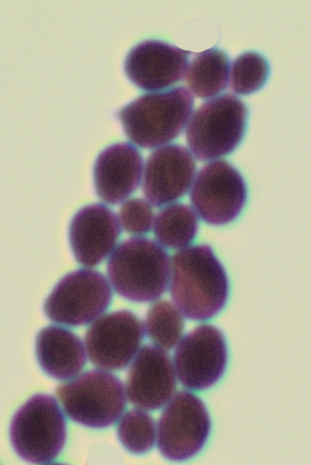
#> input picture miniproject/dataset/png/Candida.albicans_0004.png, 311 x 465 px
$ jupyter execute preproces_watershed_alone.ipynb   (older library calls are emulated)
#> lines starting #> are read from the running program, lines starting #| are printed output that depends on the picture; after the words box and inside, x2 and y2 are one past the last pixel; in counts of white or black regions, pixels touching at a corner belong together
[cell 1]
import matplotlib.pyplot as plt
import numpy as np
import cv2

[cell 2]
image_name = "./dataset/png/Candida.albicans_0004.png"
image = cv2.cvtColor(cv2.imread(image_name), cv2.COLOR_BGR2RGB)
plt.imshow(image)

Trivial binarization

[cell 3]
gray_image = cv2.cvtColor(image, cv2.COLOR_RGB2GRAY)
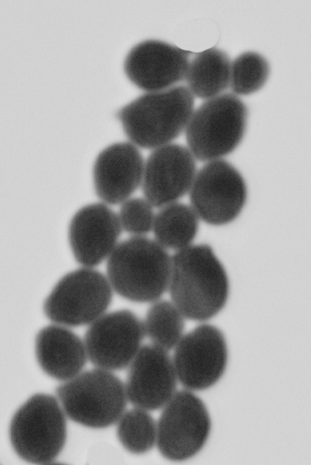
#> gray_image: shape (465, 311); min 35, max 221, mean 153.5
gray_image = cv2.GaussianBlur(gray_image, (5,5), 0)
_, binarized_image = cv2.threshold(gray_image, 0, 255, cv2.THRESH_BINARY_INV + cv2.THRESH_OTSU)
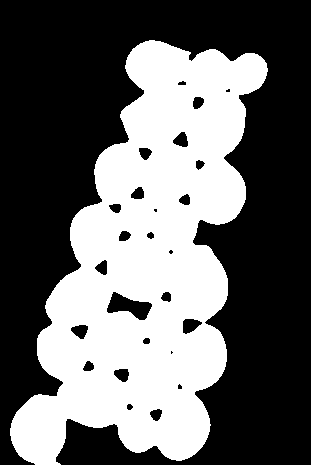
#> binarized_image: shape (465, 311); 40.2% white; 1 white region, box (x1, y1, x2, y2) and area: (10, 40, 268, 465) 58146
plt.imshow(binarized_image, cmap='gray', vmin=0, vmax=255)

[cell 4]
dist_transform = cv2.distanceTransform(binarized_image, cv2.DIST_L2, 3, dstType=cv2.CV_8U)
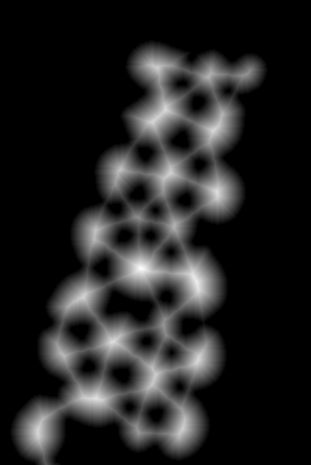
#> dist_transform: shape (465, 311) float32; min 0, max 32.38, mean 4.3; drawn with min black and max white
cv2.normalize(dist_transform, dist_transform, 0, 255, cv2.NORM_MINMAX)
plt.imshow(dist_transform, cmap='gray', vmin=0, vmax=255)

[cell 5]
_, dist = cv2.threshold(dist_transform, 100, 255, cv2.THRESH_BINARY)
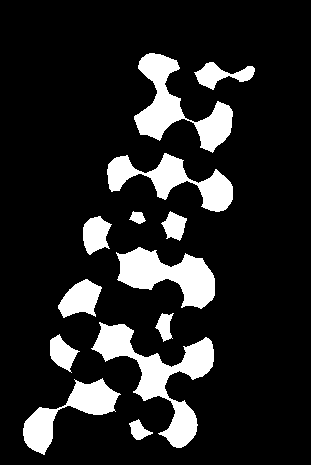
#> dist: shape (465, 311) float32; 14.6% white; 13 white regions, largest, box (x1, y1, x2, y2) and area: (91, 322, 214, 448) 4532, (134, 53, 233, 153) 3587, (116, 247, 215, 309) 3259

plt.imshow(dist, cmap='gray', vmin=0, vmax=255)

[cell 6]
# Create the CV_8U version of the distance image
# It is needed for findContours()
dist_8u = dist.astype('uint8')
#> dist_8u: shape (465, 311); 14.6% white; 13 white regions
# Find total markers
contours, _ = cv2.findContours(dist_8u, cv2.RETR_EXTERNAL, cv2.CHAIN_APPROX_SIMPLE)
#> contours = 13 contours; largest, box (x1, y1, x2, y2) and area: (91, 322, 214, 448) 4270, (134, 53, 233, 153) 3395, (116, 247, 215, 309) 3115, (107, 153, 233, 212) 2684, (23, 378, 121, 455) 2317
# Create the marker image for the watershed algorithm
markers = np.zeros(dist.shape, dtype=np.int32)
# Draw the foreground markers
for i in range(len(contours)):
    cv2.drawContours(markers, contours, i, (i+1), -1)
#> this loop made 13 passes
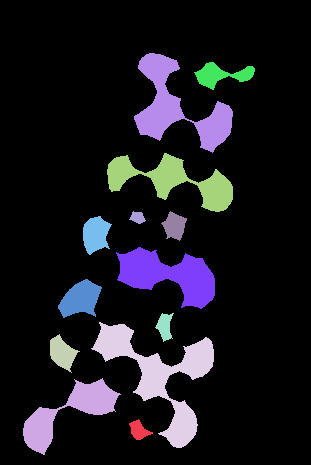
#> markers: shape (465, 311) int32; 14 distinct labels, from 0 to 13; one colour per label, 0 black
# Draw the background marker
cv2.circle(markers, (5,5), 3, (255,255,255), -1)
#> markers: shape (465, 311) int32; 15 distinct labels, from 0 to 255
markers_8u = (markers * 10).astype('uint8')
plt.imshow(markers_8u, cmap='gray', vmin=0, vmax=255)

[cell 7]
from random import randint

# Perform the watershed algorithm
watershed_result = cv2.watershed(image, markers)
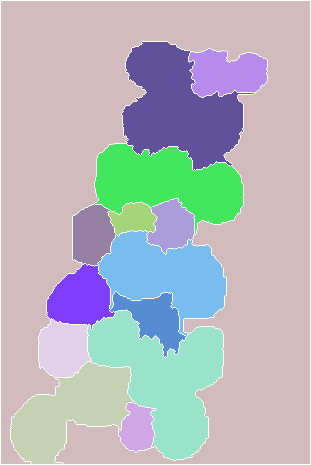
#> watershed_result: shape (465, 311) int32; 15 distinct labels, from -1 to 255; one colour per label, 0 black, -1 white
#mark = np.zeros(markers.shape, dtype=np.uint8)
mark = markers.astype('uint8')
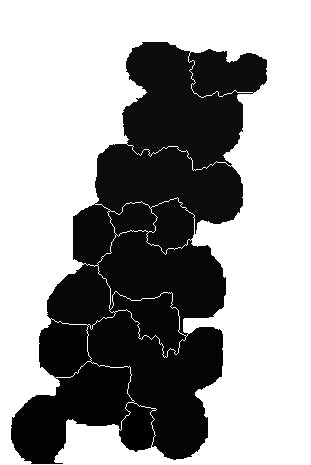
#> mark: shape (465, 311); min 1, max 255, mean 155.4
mark = cv2.bitwise_not(mark)
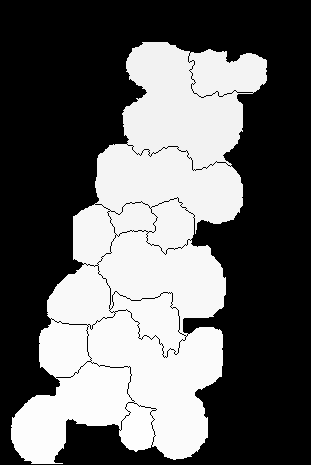
#> mark: shape (465, 311); min 0, max 254, mean 99.6
# uncomment this if you want to see how the mark
# image looks like at that point
#cv2.imshow('Markers_v2', mark)
# Generate random colors
colors = []
for contour in contours:
    colors.append((randint(0,256), randint(0,256), randint(0,256)))
#> after the loop, colors = [(197, 215, 20), (132, 248, 207), (155, 244, 183), (111, 71, 144), (71, 48, 128), (75, 158, 50), (37, 169, 241), (51, 181, 222), (161, 104, 244), (226, 133, 31), (7, 47, 204), (0, 252, 170), (124, 166, 32)]
# Create the result image
dst = np.zeros((markers.shape[0], markers.shape[1], 3), dtype=np.uint8)
# Fill labeled objects with random colors
for i in range(markers.shape[0]):
    for j in range(markers.shape[1]):
        index = markers[i,j]
        if index > 0 and index <= len(contours):
            dst[i,j,:] = colors[index-1]
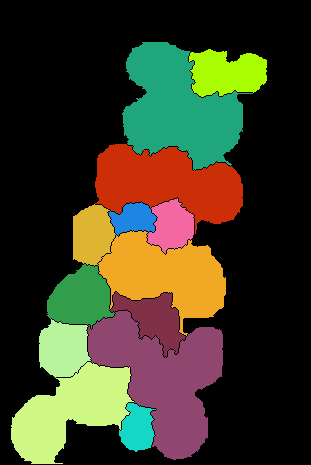
#> dst: shape (465, 311, 3); mean of channels 0, 1, 2 35.7, 58, 60.8; drawn as B, G, R

# Visualize the final image
plt.imshow(dst)

[cell 8]
result_image = image.copy()
result_image[watershed_result == -1] = [255,0,0]
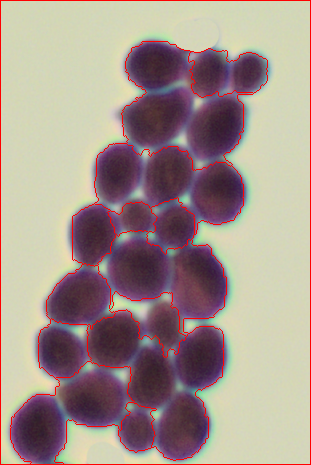
#> result_image: shape (465, 311, 3); mean R, G, B 163.7, 147.1, 140.3
plt.imshow(result_image)

$ run again, with miniproject/dataset/png/Candida.albicans_0008.png copied over miniproject/dataset/png/Candida.albicans_0004.png
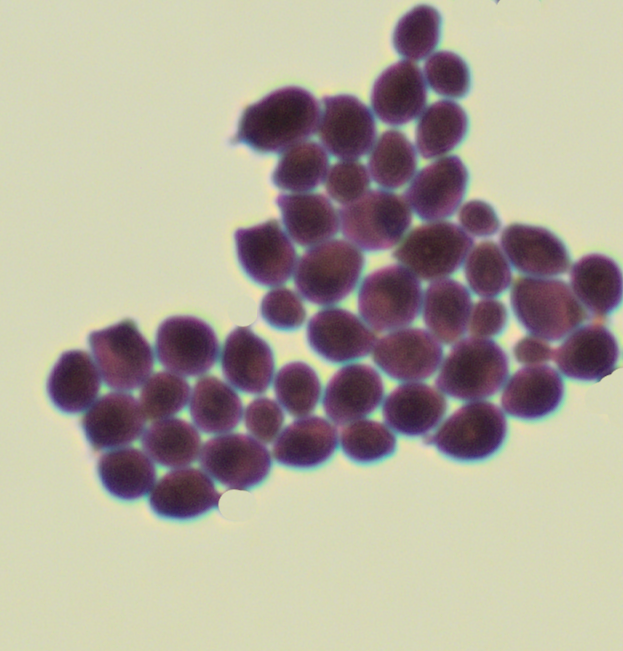
#> input picture miniproject/dataset/png/Candida.albicans_0008.png, 623 x 651 px
#> binarized_image: shape (651, 623); 31.4% white; 1 white region, box (x1, y1, x2, y2) and area: (48, 5, 623, 519) 127422
#> dist: shape (651, 623) float32; 12.4% white; 25 white regions (4 under 20 px), largest, box (x1, y1, x2, y2) and area: (249, 100, 619, 398) 26991, (61, 329, 210, 487) 8074, (281, 374, 383, 455) 2805
#> dist_8u: shape (651, 623); 12.4% white; 25 white regions (4 under 20 px)
#> contours = 25 contours, 4 with area under 20; largest, box (x1, y1, x2, y2) and area: (249, 100, 619, 398) 25724, (61, 329, 210, 487) 7648, (281, 374, 383, 455) 2645, (207, 440, 260, 477) 1204, (445, 404, 493, 447) 1150
#> the loop `for i in range(len(contours)):` made 25 passes
#> after the loop `for i in range(len(contours)):`:
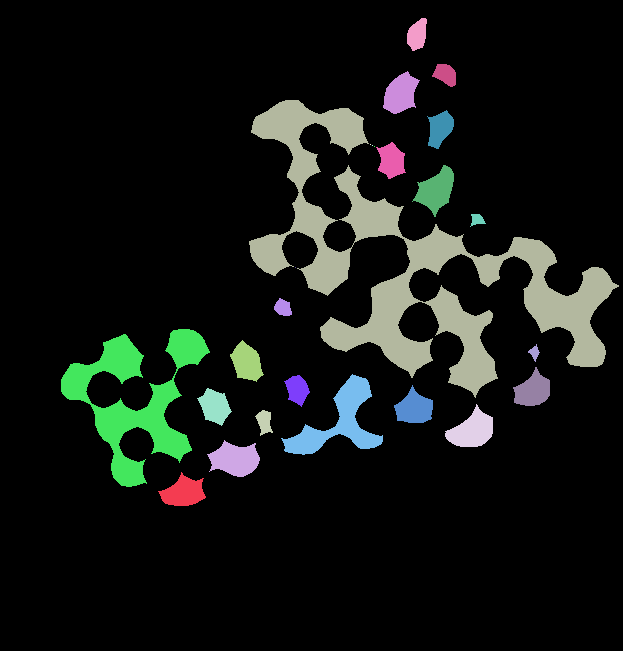
#> markers: shape (651, 623) int32; 26 distinct labels, from 0 to 25; one colour per label, 0 black
#> watershed_result: shape (651, 623) int32; 27 distinct labels, from -1 to 255
#> the loop `for contour in contours:` made 25 passes
#> contour on passes 14, 17, 18, 19: [[295, 267]], [[374, 146]], [[372, 145]], [[370, 144]]
#> after the loop `for contour in contours:`: colors = 25 items, first 6: (197, 215, 20), (132, 248, 207), (155, 244, 183), (111, 71, 144), (71, 48, 128), (75, 158, 50)
#> `result_image[watershed_result == -1] = [255,0,0]`:
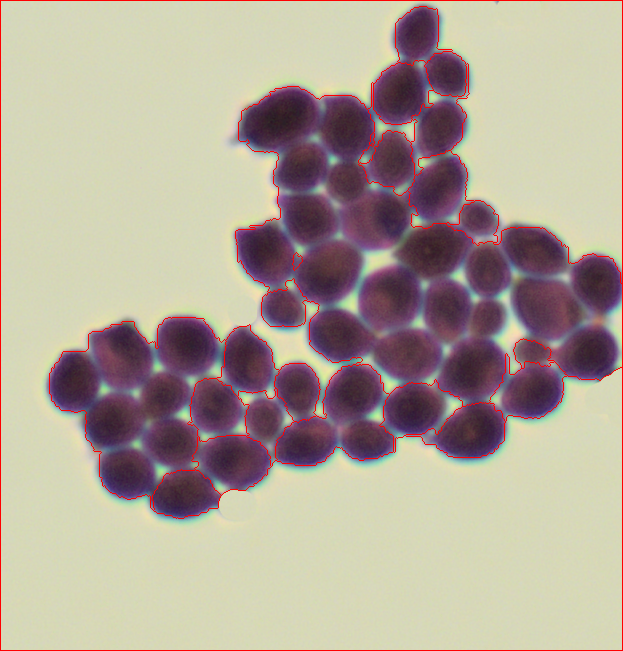
#> result_image: shape (651, 623, 3); mean R, G, B 176, 164.1, 151.3

$ run again, with miniproject/dataset/png/Candida.albicans_0011.png copied over miniproject/dataset/png/Candida.albicans_0004.png
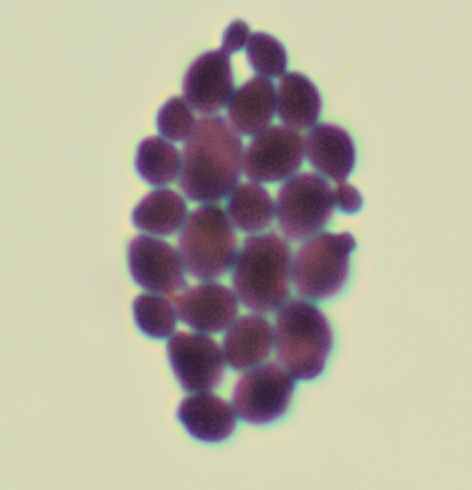
#> input picture miniproject/dataset/png/Candida.albicans_0011.png, 472 x 490 px
#> binarized_image: shape (490, 472); 27.7% white; 1 white region, box (x1, y1, x2, y2) and area: (128, 20, 362, 442) 63954
#> dist: shape (490, 472) float32; 11.4% white; 4 white regions (1 under 20 px), largest, box (x1, y1, x2, y2) and area: (142, 46, 341, 410) 24953, (181, 341, 219, 390) 905, (192, 395, 225, 428) 572
#> dist_8u: shape (490, 472); 11.4% white; 4 white regions (1 under 20 px)
#> contours = 4 contours, 1 with area under 20; largest, box (x1, y1, x2, y2) and area: (142, 46, 341, 410) 33665, (181, 341, 219, 390) 844, (192, 395, 225, 428) 528
#> the loop `for i in range(len(contours)):` made 4 passes
#> watershed_result: shape (490, 472) int32; 6 distinct labels, from -1 to 255
#> the loop `for contour in contours:` made 4 passes
#> contour on pass 3: [[342, 196]]
#> after the loop `for contour in contours:`: colors = [(197, 215, 20), (132, 248, 207), (155, 244, 183), (111, 71, 144)]
#> `result_image[watershed_result == -1] = [255,0,0]`:
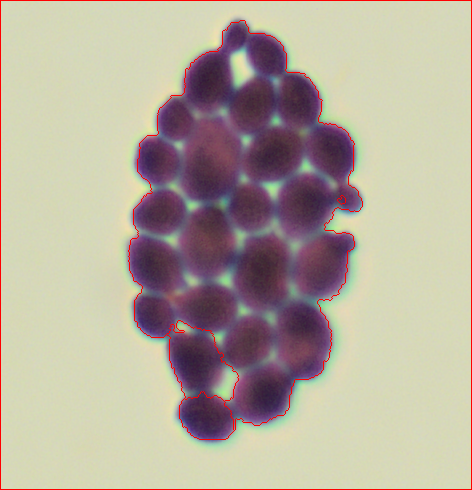
#> result_image: shape (490, 472, 3); mean R, G, B 181, 171.2, 156.5
